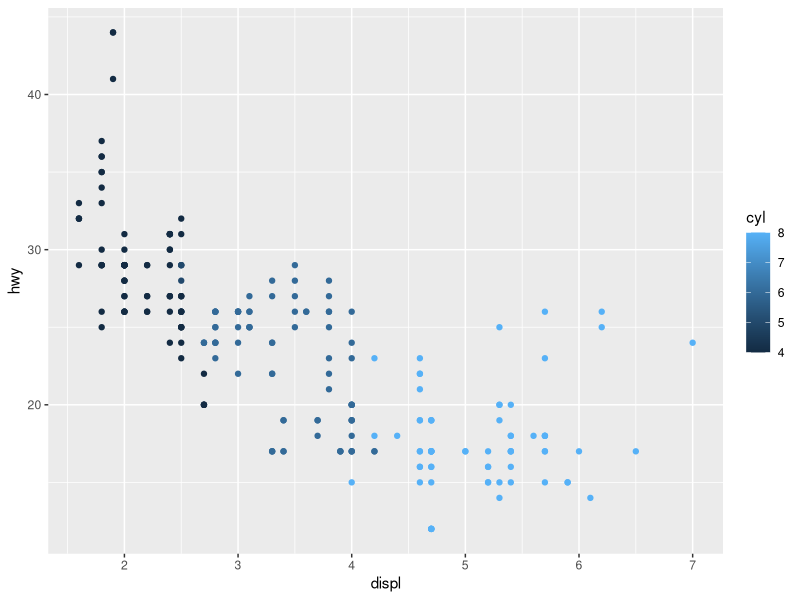
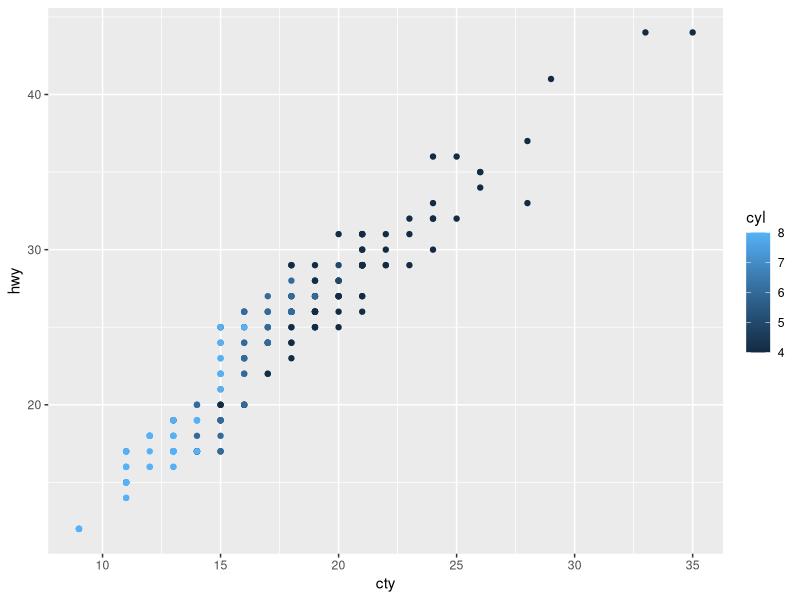
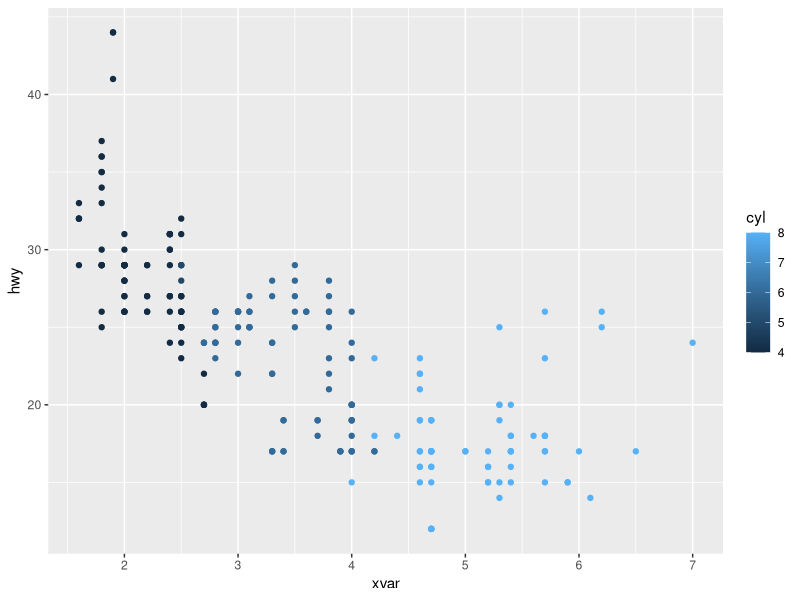
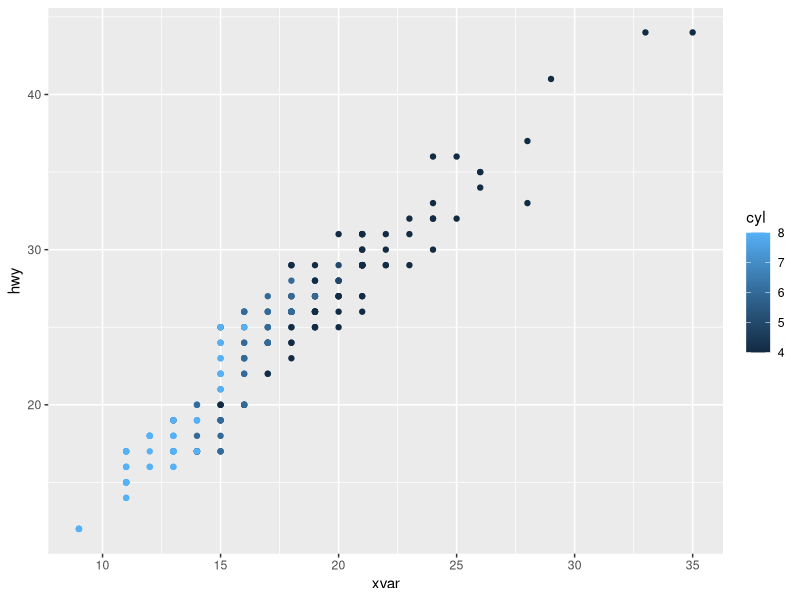

The R source for these figures, in order:
## ---- chunk 1

knitr::opts_chunk$set(echo = TRUE, message = F, fig.path = "../images/")

## ---- chunk 2
library(tidyverse)
head(mpg)

## ---- chunk 3
mpg %>%
  ggplot(aes(x = displ, y = hwy, color = cyl)) + 
  geom_point() 

mpg %>%
  ggplot(aes(x = cty, y = hwy, color = cyl)) + 
  geom_point()
## ---- chunk 4
scatterplot <- function(xvar){
  mpg %>%
    ggplot(aes(x = xvar, y = hwy, color = cyl)) + 
    geom_point() 
}

scatterplot(mpg$displ)
scatterplot(mpg$cty)
